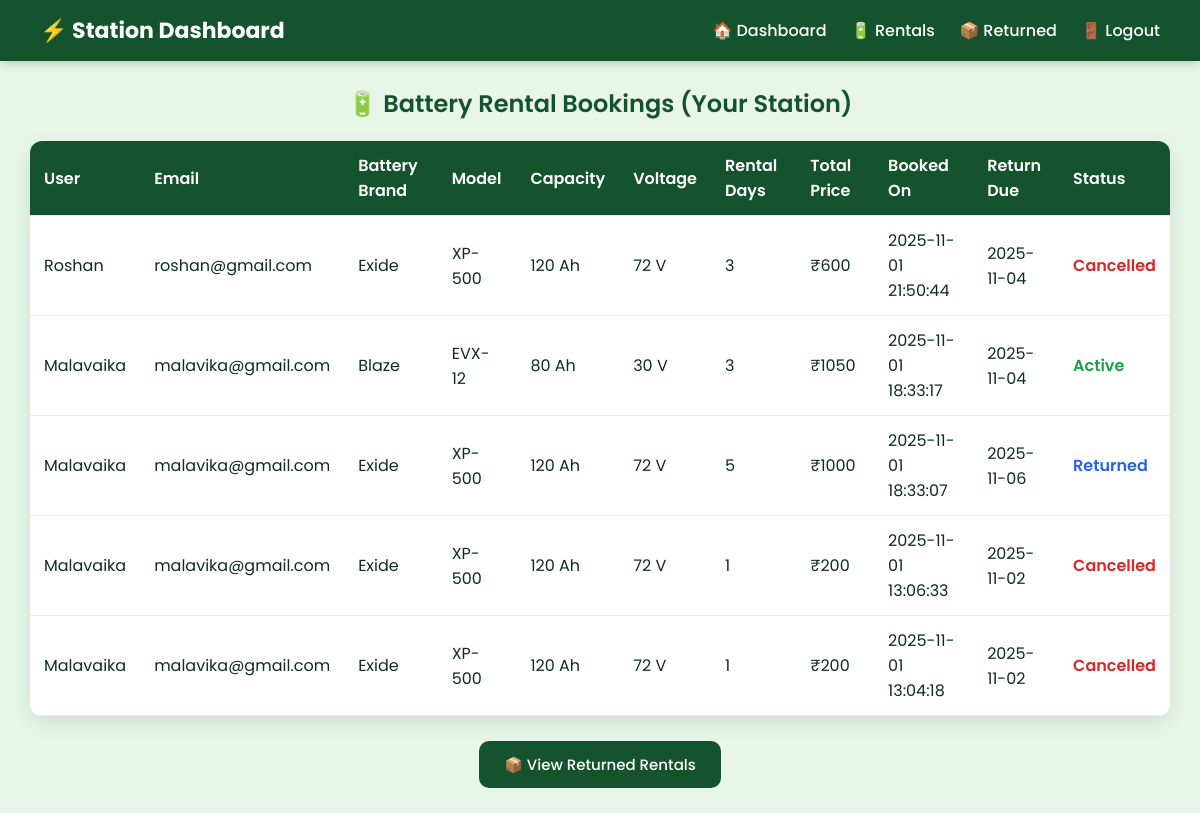
The page /station_view_user_bookbattery.php (signed in) on the database its author committed.
### tables this page shows
CREATE TABLE `battery_bookings` (
  `id` int(100) NOT NULL,
  `user_id` int(100) NOT NULL,
  `station_id` int(100) NOT NULL,
  `battery_id` int(100) NOT NULL,
  `rental_days` int(50) NOT NULL,
  `total_price` varchar(200) NOT NULL,
  `booked_on` datetime NOT NULL DEFAULT current_timestamp(),
  `return_due` date NOT NULL,
  `status` enum('Active','Cancelled','Returned','Return Requested') NOT NULL DEFAULT 'Active'
);

CREATE TABLE `users` (
  `id` int(100) NOT NULL,
  `name` varchar(200) NOT NULL,
  `age` int(100) NOT NULL,
  `address` varchar(200) NOT NULL,
  `phoneno` varchar(200) NOT NULL,
  `email` varchar(200) NOT NULL,
  `username` varchar(200) NOT NULL,
  `password` varchar(200) NOT NULL,
  `image` varchar(255) NOT NULL,
  `created_at` timestamp NOT NULL DEFAULT current_timestamp()
);

CREATE TABLE `battery_rentals` (
  `id` int(100) NOT NULL,
  `station_id` int(100) NOT NULL,
  `brand` varchar(200) NOT NULL,
  `model` varchar(200) NOT NULL,
  `capacity` int(100) NOT NULL,
  `voltage` int(100) NOT NULL,
  `compatibility` enum('2 Wheeler','3 Wheeler','4 Wheeler') NOT NULL,
  `range_km` int(100) NOT NULL,
  `condition` enum('New','Used','Reconditioned') NOT NULL DEFAULT 'New',
  `life` varchar(200) NOT NULL,
  `rent_price` int(100) NOT NULL,
  `stock_count` int(100) NOT NULL,
  `image` varchar(200) NOT NULL,
  `status` enum('Available','Rented','Maintenance') DEFAULT 'Available',
  `added_on` datetime NOT NULL DEFAULT current_timestamp()
);

### station_view_user_bookbattery.php (the view, shortened to what this page needs)
<?php
include('db.php');
$station_id = $_SESSION['station_id'];
$sql_all = "
SELECT
  br.id,
  u.name AS user_name,
  u.email,
  s.station_name,
  b.brand,
  b.model,
  b.capacity,
  b.voltage,
  br.rental_days,
  br.total_price,
  br.booked_on,
  br.return_due,
  br.status
FROM battery_bookings br
JOIN users u ON br.user_id = u.id
JOIN stations s ON br.station_id = s.id
JOIN battery_rentals b ON br.battery_id = b.id
WHERE br.station_id = $station_id
ORDER BY br.booked_on DESC";
$result_all = mysqli_query($conn, $sql_all);
?>
<!DOCTYPE html>
<html lang="en">
<head>
</head>
<body>
<div class="navbar">
  <h1>⚡ Station Dashboard</h1>
  <div>
    <a href="station_dashboard.php">🏠 Dashboard</a>
    <a href="station_view_user_bookbattery.php">🔋 Rentals</a>
    <a href="station_battery_return_list.php">📦 Returned</a>
    <a href="station_logout.php">🚪 Logout</a>
  </div>
</div>
<h2>🔋 Battery Rental Bookings (Your Station)</h2>
<div class="table-container">
<table>
  <tr>
    <th>User</th>
    <th>Email</th>
    <th>Battery Brand</th>
    <th>Model</th>
    <th>Capacity</th>
    <th>Voltage</th>
    <th>Rental Days</th>
    <th>Total Price</th>
    <th>Booked On</th>
    <th>Return Due</th>
    <th>Status</th>
  </tr>
  <?php
  if (mysqli_num_rows($result_all) > 0) {
    while ($row = mysqli_fetch_assoc($result_all)) {
      $class = strtolower($row['status']);
      echo "<tr>
              <td>{$row['user_name']}</td>
              <td>{$row['email']}</td>
              <td>{$row['brand']}</td>
              <td>{$row['model']}</td>
              <td>{$row['capacity']} Ah</td>
              <td>{$row['voltage']} V</td>
              <td>{$row['rental_days']}</td>
              <td>₹{$row['total_price']}</td>
              <td>{$row['booked_on']}</td>
              <td>{$row['return_due']}</td>
              <td class='status-$class'>{$row['status']}</td>
            </tr>";
    }
  } else {
    echo "<tr><td colspan='11' style='text-align:center;'>No bookings for this station.</td></tr>";
  }
  ?>
</table>
</div>
<a href="station_battery_return_list.php" class="view-btn">📦 View Returned Rentals</a>
</body>
</html>

### station_view_user_bookbattery.php (style rules this page uses)
body { font-family: 'Poppins', sans-serif; background: #e8f5e9; color: #0f2e1f; margin: 0; padding: 0; }
.navbar { background: #14532d; color: white; display: flex; justify-content: space-between; align-items: center; padding: 14px 40px; position: sticky; top: 0; z-index: 100; box-shadow: 0 2px 10px rgba(0,0,0,0.2); }
.navbar h1 { font-size: 22px; margin: 0; }
.navbar a { color: white; text-decoration: none; margin-left: 20px; font-weight: 500; transition: 0.3s; }
h2 { text-align: center; color: #14532d; margin: 25px 0 10px; font-weight: 600; }
.table-container { width: 95%; margin: 20px auto; background: #ffffff; border-radius: 12px; box-shadow: 0 6px 20px rgba(0,0,0,0.1); overflow-x: auto; }
table { width: 100%; border-collapse: collapse; }
th, td { text-align: left; padding: 12px 14px; border-bottom: 1px solid #d1fae5; }
th { background: #14532d; color: white; font-weight: 600; }
.status-active { color: #16a34a; font-weight: 600; }
.status-cancelled { color: #dc2626; font-weight: 600; }
.status-returned { color: #2563eb; font-weight: 600; }
.view-btn { display: block; background: #14532d; color: white; border: none; padding: 12px 25px; margin: 25px auto; border-radius: 10px; text-decoration: none; font-size: 15px; font-weight: 500; transition: 0.3s; text-align: center; width: fit-content; }

### rows shown on the page
battery_bookings: user.name "Roshan", user.email "roshan@gmail.com", battery_rentals.brand "Exide", battery_rentals.model "XP-500", battery_rentals.capacity "120", battery_rentals.voltage "72", rental_days "3", total_price "600", booked_on "2025-11-01 21:50:44", return_due "2025-11-04", status "Cancelled"
battery_bookings: user.name "Malavaika", user.email "malavika@gmail.com", battery_rentals.brand "Blaze", battery_rentals.model "EVX-12", battery_rentals.capacity "80", battery_rentals.voltage "30", rental_days "3", total_price "1050", booked_on "2025-11-01 18:33:17", return_due "2025-11-04", status "Active"
battery_bookings: user.name "Malavaika", user.email "malavika@gmail.com", battery_rentals.brand "Exide", battery_rentals.model "XP-500", battery_rentals.capacity "120", battery_rentals.voltage "72", rental_days "5", total_price "1000", booked_on "2025-11-01 18:33:07", return_due "2025-11-06", status "Returned"
battery_bookings: user.name "Malavaika", user.email "malavika@gmail.com", battery_rentals.brand "Exide", battery_rentals.model "XP-500", battery_rentals.capacity "120", battery_rentals.voltage "72", rental_days "1", total_price "200", booked_on "2025-11-01 13:06:33", return_due "2025-11-02", status "Cancelled"
battery_bookings: user.name "Malavaika", user.email "malavika@gmail.com", battery_rentals.brand "Exide", battery_rentals.model "XP-500", battery_rentals.capacity "120", battery_rentals.voltage "72", rental_days "1", total_price "200", booked_on "2025-11-01 13:04:18", return_due "2025-11-02", status "Cancelled"
